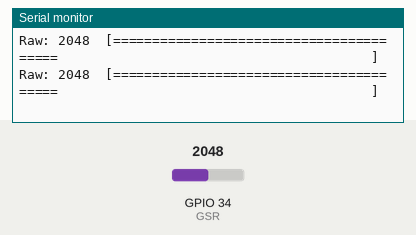
Simulated run of this sketch. Board: ESP32. On the bench: the last lines printed to the serial monitor. The inputs (shaded band) are chosen by the test bench; at power-on: GPIO 34 (GSR) = 2048.

Above: at 3.2 s.
3.3 s: GPIO 34 (GSR) set to 2866
At 3.35 s:
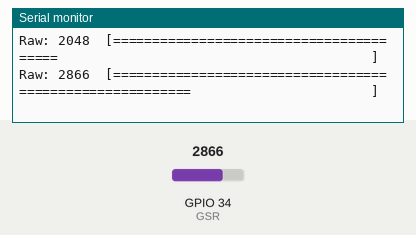
5.2 s: GPIO 34 (GSR) set to 3603
At 5.3 s:
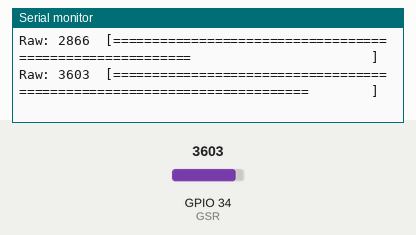
7.2 s: GPIO 34 (GSR) set to 4095
At 7.36 s:
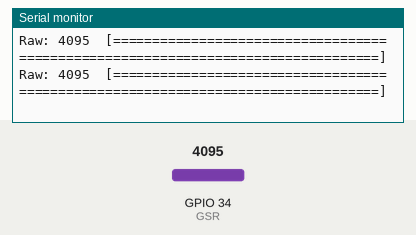
9.1 s: GPIO 34 (GSR) set to 1228
At 9.11 s:
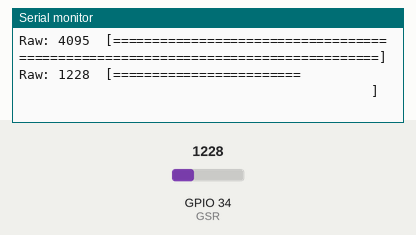
11.0 s: GPIO 34 (GSR) set to 491
At 11.06 s:
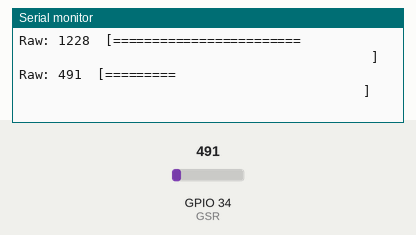
12.9 s: GPIO 34 (GSR) set to 40
At 12.91 s:
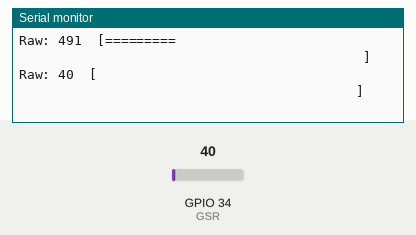

Measured:
- after the input at 3.3 s, the serial monitor: prints a new line at once (image 1)
- after the input at 5.2 s, the serial monitor: prints a new line after 0.10 s (image 2)
- after the input at 7.2 s, the serial monitor: prints a new line after 0.05 s (image 3)
- after the input at 9.1 s, the serial monitor: prints a new line at once (image 4)
- after the input at 11.0 s, the serial monitor: prints a new line after 0.06 s (image 5)
- after the input at 12.9 s, the serial monitor: prints a new line at once (image 6)

The sketch:

gsr_debug.ino
```cpp
// GSR Debug - Raw readings without averaging
// This will show you if the sensor is working at all

const int GSR = 34;

void setup() {
  Serial.begin(115200);
  pinMode(GSR, INPUT);
  Serial.println("\n=== GSR DEBUG TEST ===");
  Serial.println("Watch for changes when you:");
  Serial.println("1. Touch the sensor pads");
  Serial.println("2. Remove your fingers");
  Serial.println("3. Touch with wet fingers");
  Serial.println("====================\n");
  delay(2000);
}

void loop() {
  int raw = analogRead(GSR);

  // Print with visual indicator
  Serial.print("Raw: ");
  Serial.print(raw);
  Serial.print("  ");

  // Bar graph
  Serial.print("[");
  int bars = raw / 50;
  for (int i = 0; i < bars; i++) {
    Serial.print("=");
  }
  for (int i = bars; i < 80; i++) {
    Serial.print(" ");
  }
  Serial.println("]");

  delay(100);  // 10Hz updates
}
```
